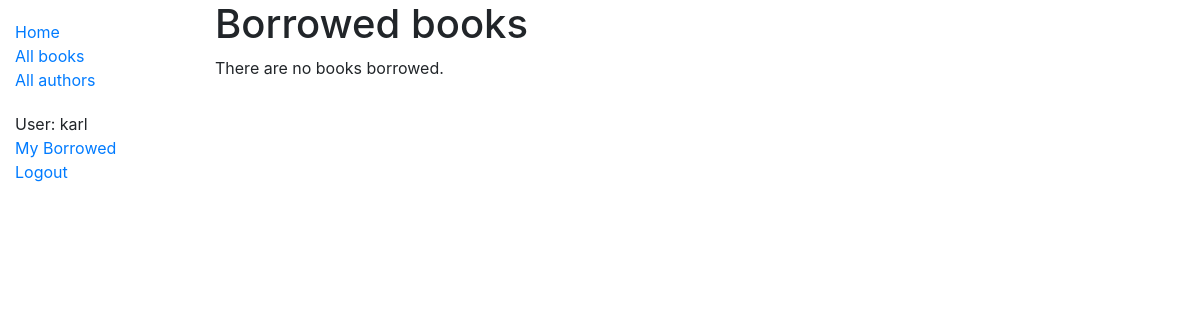
Page /catalog/mybooks/ (signed in) on the earlier database version.
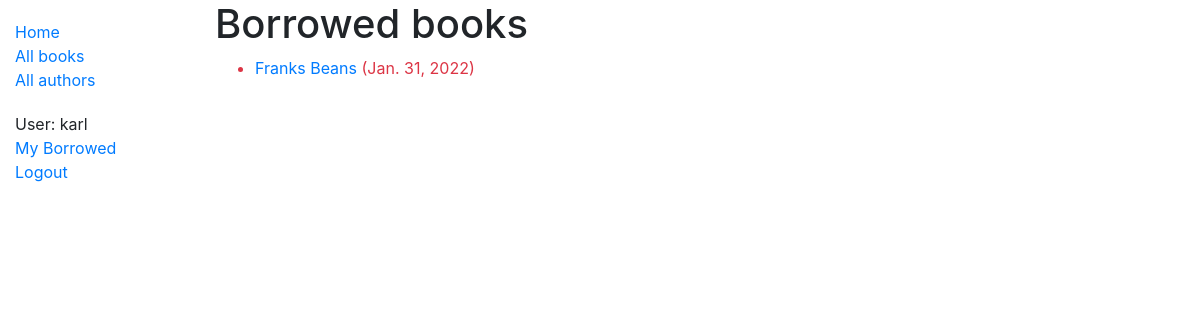
Same page on the later database version.
### catalog/models.py (models this page shows, shortened)
class BookInstance(models.Model):
    id = models.UUIDField(primary_key=True, default=uuid.uuid4,
                          help_text='Unique ID for this particular \
                          book across whole library')
    book = models.ForeignKey('Book', on_delete=models.RESTRICT, null=True)
    imprint = models.CharField(max_length=200)
    due_back = models.DateField(null=True, blank=True)
    borrower = models.ForeignKey(User, on_delete=models.SET_NULL, null=True,
                                 blank=True)
    LOAN_STATUS = (
        ('m', 'Maintenance'),
        ('o', 'On loan'),
        ('a', 'Available'),
        ('r', 'Reserved'),
    )
    status = models.CharField(
        max_length=1,
        choices=LOAN_STATUS,
        blank=True,
        default='m',
        help_text='Book availability',
    )
    class Meta:
        ordering = ['due_back']
        permissions = (
            ("can_mark_returned", "Set book as returned"),
        )
    @property
    def is_overdue(self):
        if self.due_back and date.today() > self.due_back:
            return True
        return False

class Book(models.Model):
    title = models.CharField(max_length=200)
    author = models.ForeignKey('Author', on_delete=models.SET_NULL, null=True)
    summary = models.TextField(
        max_length=1000,
        help_text='Enter a brief description of the book'
    )
    isbn = models.CharField(
        'ISBN',
        max_length=13,
        unique=True,
        help_text='13 Character \
         <a href="https://www.isbn-international.org/content/what-isbn">\
         ISBN number</a>')
    genre = models.ManyToManyField(Genre,
                                   help_text='Select a genre for this book')
    def display_genre(self):
        """Create a string for the Genre. This is
        required to display genre in Admin."""
        return ', '.join(genre.name for genre in self.genre.all()[:3])
    display_genre.short_description = 'Genre'

### catalog/views.py (the view)
# urls.py: path('mybooks/', views.LoanedBooksByUserListView.as_view(),
class LoanedBooksByUserListView(LoginRequiredMixin,generic.ListView):
    model = BookInstance
    template_name ='catalog/bookinstance_list_borrowed_user.html'
    paginate_by = 10
    def get_queryset(self):
        return BookInstance.objects.filter(borrower=self.request.user) \
            .filter(status__exact='o').order_by('due_back')

### catalog/templates/catalog/bookinstance_list_borrowed_user.html
{% extends "base_generic.html" %}
{% block content %}
    <h1>Borrowed books</h1>
    {% if bookinstance_list %}
    <ul>
      {% for bookinst in bookinstance_list %}
      <li class="{% if bookinst.is_overdue %}text-danger{% endif %}">
        <a href="{% url 'book-detail' bookinst.book.pk %}">{{bookinst.book.title}}</a> ({{ bookinst.due_back }})
      </li>
      {% endfor %}
    </ul>
    {% else %}
      <p>There are no books borrowed.</p>
    {% endif %}
{% endblock %}

Differences in the rows shown:
now on this page (row edited): BookInstance: book "Franks Beans", due_back "Jan. 31, 2022"
Other differences:
text no longer shown: "There are no books borrowed."
